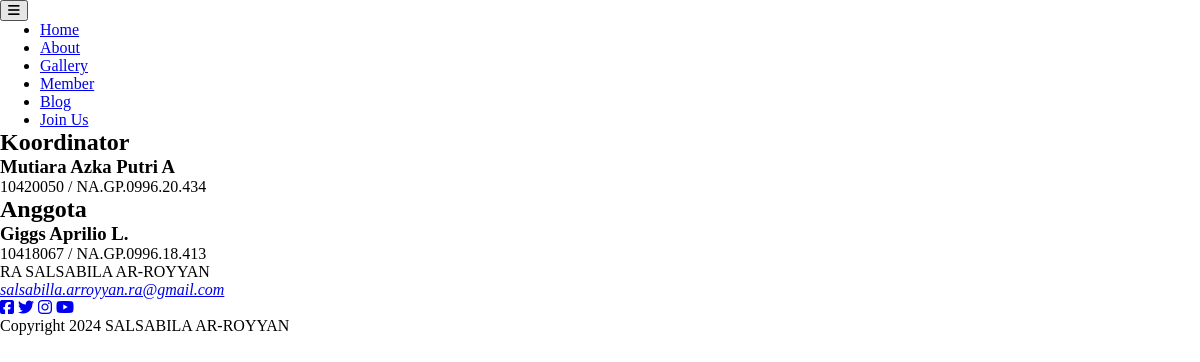
Screenshot of /agt_dvs.php?div=Pelatihan with the database file from the repository.
### tables this page shows
CREATE TABLE `kepengurusan` (
  `npm` int(10) NOT NULL,
  `na` varchar(50) DEFAULT NULL,
  `nama` varchar(50) DEFAULT NULL,
  `foto` varchar(50) DEFAULT NULL,
  `jabatan` varchar(50) NOT NULL,
  `divisi` varchar(50) DEFAULT NULL
);

### agt_dvs.php (the view, shortened to what this page needs)
<?php
$koneksi = new mysqli("localhost", "root", "", "gp");
$divisi = $_GET["div"];
?>
<!DOCTYPE html>
<html lang="en">
<head>
	<link href="fonts/font-awesome.min.css" rel="stylesheet" type="text/css">
	<link rel="stylesheet" href="style.css">
	</head>
	<body>
		<div id="site-content">
			<?php include 'header.php';?>
			<main class="main-content">
				<div class="fullwidth-block download">
					<div class="container">
						<div class="ketua">
							<?php
							$ambil = $koneksi->query("SELECT * FROM kepengurusan WHERE jabatan = 'koordinator' AND divisi = '$divisi'");
							while($pecah = $ambil->fetch_assoc()){
							?>
							<h2 class="page-title"><?php echo $pecah['jabatan']; ?></h2>
							<div class="item">
								<h3 class="item-title"><?php echo $pecah['nama']; ?></h3>
								<span class="year"><?php echo $pecah['npm']; ?> / <?php echo $pecah['na']; ?></span>
							</div>
							<?php }?>
							<?php
							$ambil = $koneksi->query("SELECT * FROM kepengurusan WHERE	jabatan = 'anggota' AND divisi = '$divisi'");
								while($pecah = $ambil->fetch_assoc()){
							?>
							<h2 class="page-title"><?php echo $pecah['jabatan']; ?></h2>
							<div class="item">
								<h3 class="item-title"><?php echo $pecah['nama']; ?></h3>
								<span class="year"><?php echo $pecah['npm']; ?> / <?php echo $pecah['na']; ?></span>
							</div>
							<?php }?>
						</div>
					</div>
				</div>
			</main>
			<?php include 'footer.php'; ?>
		</div>
	</body>
	</html>

### style.css (style rules this page uses)
* { padding:0px auto; margin:0px auto; }
body { background-color: #fff; background-attachment:fixed; font-family: verdana; }

### rows the page displays
kepengurusan: jabatan "Koordinator", nama "Mutiara Azka Putri A", npm "10420050", na "NA.GP.0996.20.434"
kepengurusan: jabatan "Anggota", nama "Giggs Aprilio L.", npm "10418067", na "NA.GP.0996.18.413"
